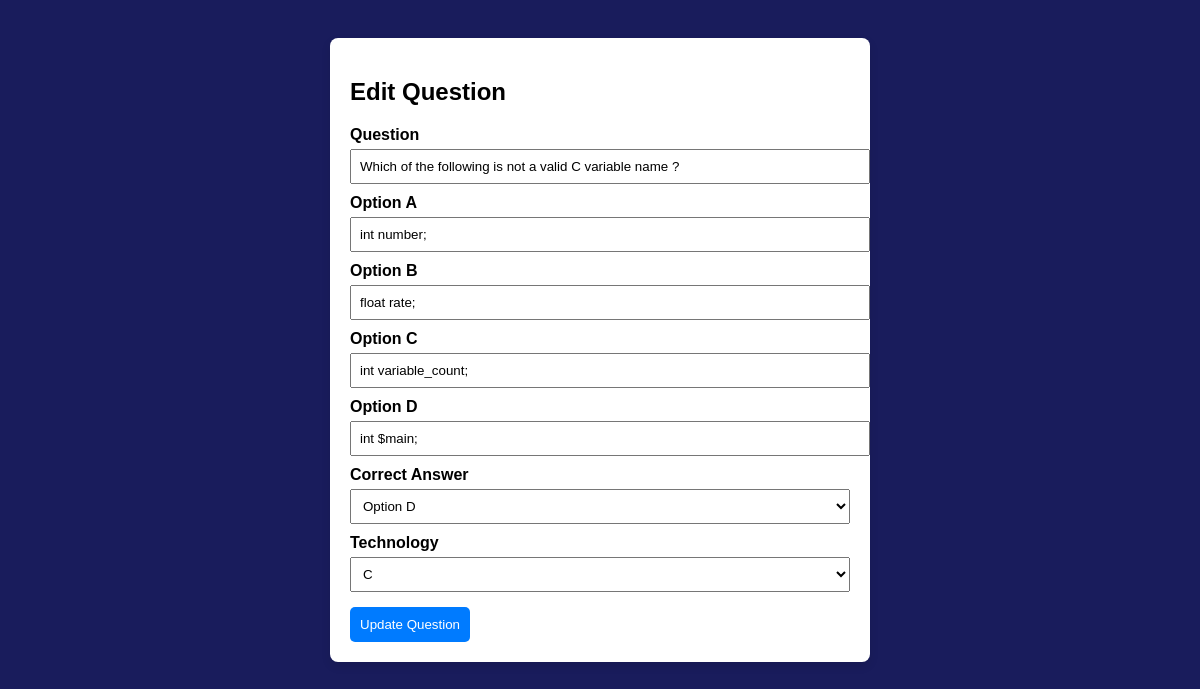
The app's page /edit_question.php?qid=1 (signed in) with its own data.
### tables this page shows
CREATE TABLE `question` (
  `qid` int(10) NOT NULL,
  `qns` varchar(100) DEFAULT NULL,
  `OptA` varchar(50) DEFAULT NULL,
  `OptB` varchar(75) DEFAULT NULL,
  `OptC` varchar(50) DEFAULT NULL,
  `OptD` varchar(50) DEFAULT NULL,
  `ans` varchar(10) DEFAULT NULL,
  `technology` varchar(50) DEFAULT NULL
);

### edit_question.php (the view, shortened to what this page needs)
<?php
$link = mysqli_connect("localhost", "root", "", "quiz");
$qid = intval($_GET['qid']);
$result = mysqli_query($link, "SELECT * FROM question WHERE qid=$qid");
$row = mysqli_fetch_assoc($result);
$techResult = mysqli_query($link, "SELECT DISTINCT technology FROM question");
$technologies = [];
while ($t = mysqli_fetch_assoc($techResult)) {
    $technologies[] = $t['technology'];
}
?>
<!DOCTYPE html>
<html>
<head>
</head>
<body>
<div class="form-box">
    <h2>Edit Question</h2>
    <form method="post">
        <label>Question</label>
        <input type="text" name="qns" value="<?= htmlspecialchars($row['qns']) ?>">
        <label>Option A</label>
        <input type="text" name="OptA" value="<?= htmlspecialchars($row['OptA']) ?>">
        <label>Option B</label>
        <input type="text" name="OptB" value="<?= htmlspecialchars($row['OptB']) ?>">
        <label>Option C</label>
        <input type="text" name="OptC" value="<?= htmlspecialchars($row['OptC']) ?>">
        <label>Option D</label>
        <input type="text" name="OptD" value="<?= htmlspecialchars($row['OptD']) ?>">
        <label>Correct Answer</label>
        <select name="ans">
            <option value="OptD" <?= $row['ans']=="OptD"?"selected":"" ?>>Option D</option>
        </select>
        <label>Technology</label>
        <select name="technology">
            <?php foreach ($technologies as $t): ?>
                <option value="<?= htmlspecialchars($t) ?>" <?= ($t==$row['technology'])?"selected":"" ?>>
                    <?= htmlspecialchars($t) ?>
                </option>
            <?php endforeach; ?>
        </select>
        <button type="submit">Update Question</button>
    </form>
</div>
</body>
</html>

### edit_question.php (style rules this page uses)
body { font-family: Arial, sans-serif; background: #eef2f7; padding: 30px; background-color: #191c5c; }
.form-box { background: #fff; padding: 20px; border-radius: 8px; max-width: 500px; margin: auto; box-shadow: 0 4px 10px rgba(0,0,0,0.1); }
label { display: block; margin-top: 10px; font-weight: bold; }
input, select { width: 100%; padding: 8px; margin-top: 5px; }
button { margin-top: 15px; padding: 10px; background: #007bff; color: #fff; border: none; border-radius: 5px; cursor: pointer; }

### records on screen
question: qns "Which of the following is not a valid C variable name ?", OptA "int number;", OptB "float rate;", OptC "int variable_count;", OptD "int $main;", ans "Option D", technology "C"
